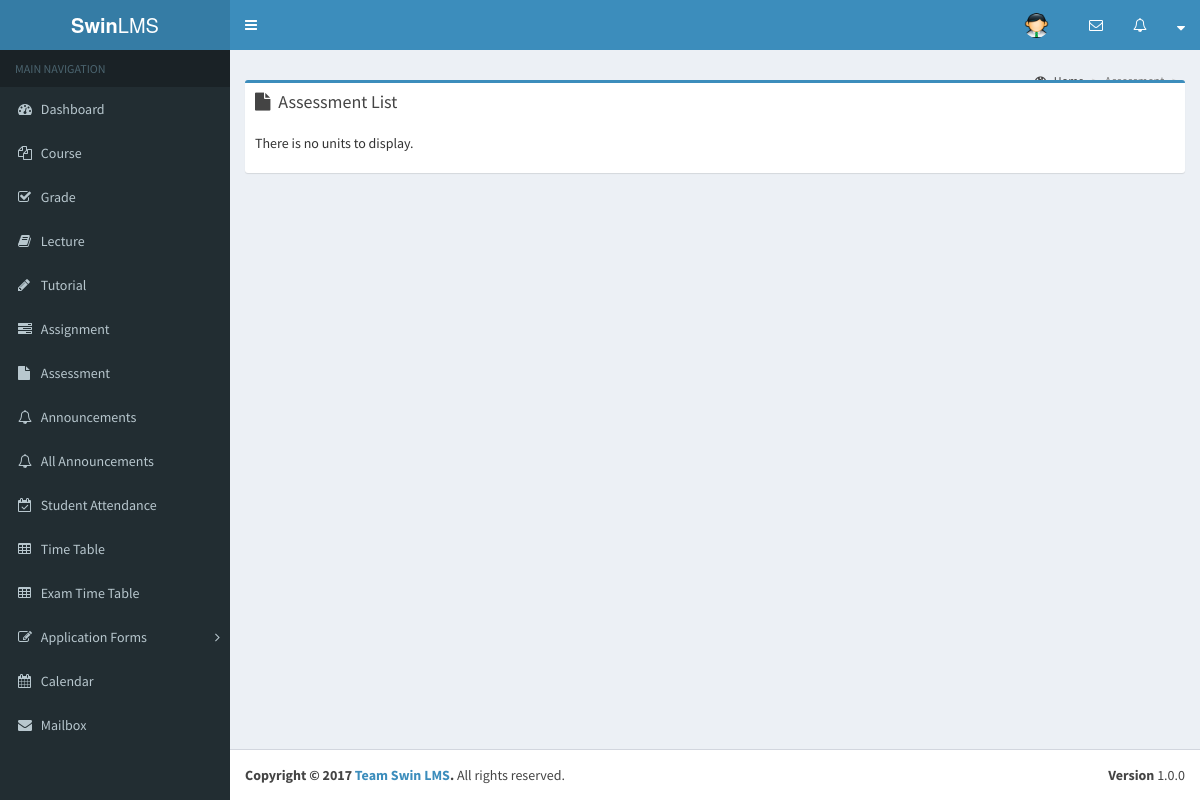
Page /lecturer/assessment_view.php?id=2 on the earlier database version.
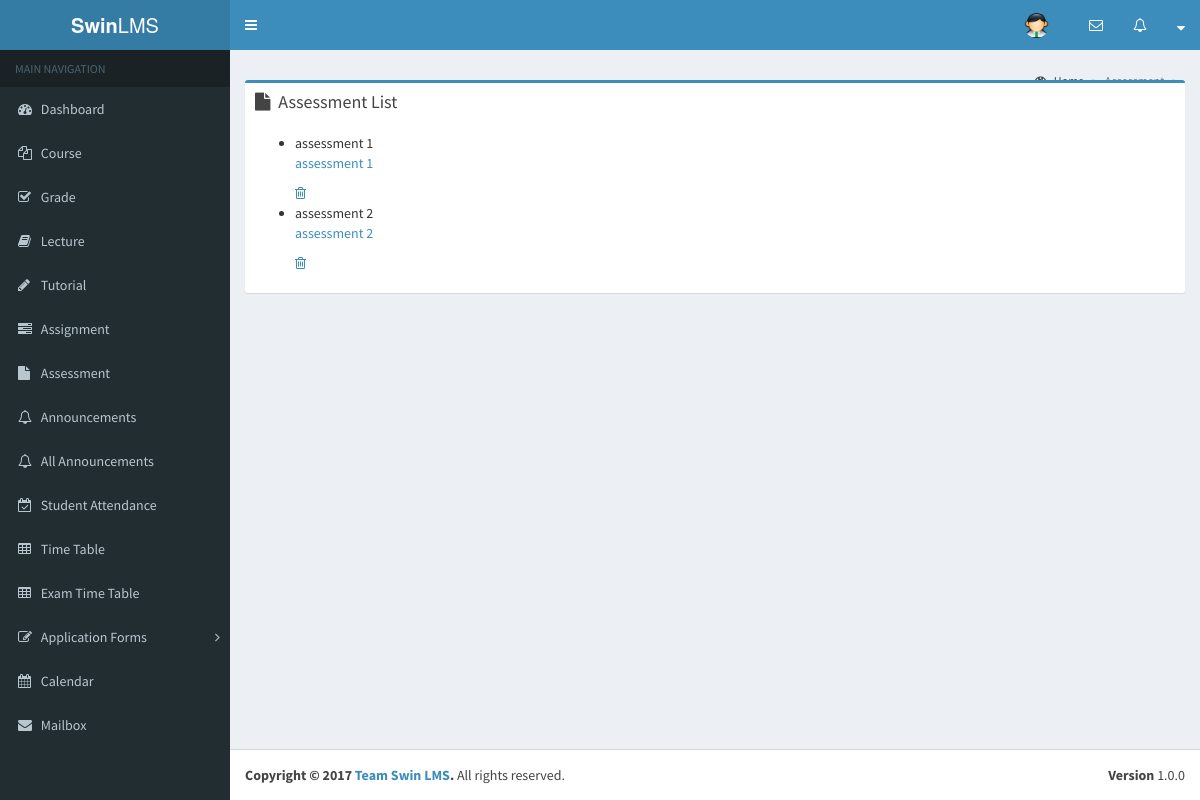
Same page on the later database version.
### tables this page shows
CREATE TABLE `assessment` (
  `id` int(11) NOT NULL,
  `unit_id` int(11) NOT NULL,
  `title` varchar(45) NOT NULL,
  `file` varchar(100) DEFAULT NULL,
  `description` varchar(50) NOT NULL,
  `type` varchar(30) DEFAULT NULL,
  `size` int(11) DEFAULT NULL
);

### lecturer/assessment_view.php (the view, shortened to what this page needs)
<?php
require_once '../app/config.php';
$courselistQuery = $db->prepare("
    SELECT id, title, file, description
    FROM assessment
    WHERE unit_id=:unit_id
");
$courselistQuery->execute([
    'unit_id' => $_SESSION['unit_id']
]);
$courselist = $courselistQuery->rowCount() ? $courselistQuery : [];
?>
<!DOCTYPE html>
<html>
    <?php include_once('first.php') ?>
    <body class="hold-transition skin-blue sidebar-mini">
    <?php include_once('header.php')?>
    <?php include_once('sidebar.php') ?>
        <div class="content-wrapper">
            <section class="content-header contentheader">
                  <ol class="breadcrumb">
                    <li><a href="dashboard.php"><i class="fa fa-dashboard"></i> Home</a></li>
                    <li class="active">Assessment</li>
                  </ol>
            </section>
            <section class="content">
                <div class="row">
                    <section class="col-lg-12">
                        <div class="box box-primary">
                            <div class="box-header">
                                <i class="fa fa-file"></i>
                                    <h3 class="box-title">Assessment List</h3>
                            </div>
                            <div class="box-body">
                                <?php if(!empty($courselist)): ?>
                                <ul class="courselist">
                                    <?php foreach($courselist as $course): ?>
                                    <li>
                                        <span class="$course"><?php echo $course['title']; ?></span>
                                        <a href="upload/uploads/<?php echo $course['file'] ?>" target="_blank"><?php echo $course['description'] ?></a>
                                        <a href="assessment/remove.php?id=<?php echo $course['id'] ?>&unit_id=<?php echo $_SESSION['unit_id']; ?>&name=<?php echo $_GET['name']; ?>" class="delete-button"><i class="fa fa-trash-o"></i></a>
                                    </li>
                                    <?php endforeach; ?>
                                </ul>
                                <?php else: ?>
                                    <p>There is no units to display.</p>
                                <?php endif; ?>
                            </div>
                        </div>
                    </section>
                </div>
            </section>
        </div>
    <?php include_once('footer.php') ?>
    </body>
</html>

Differences in the rows shown:
added assessment: title "assessment 1", description "assessment 1"
added assessment: title "assessment 2", description "assessment 2"
Other differences:
text no longer shown: "There is no units to display."
